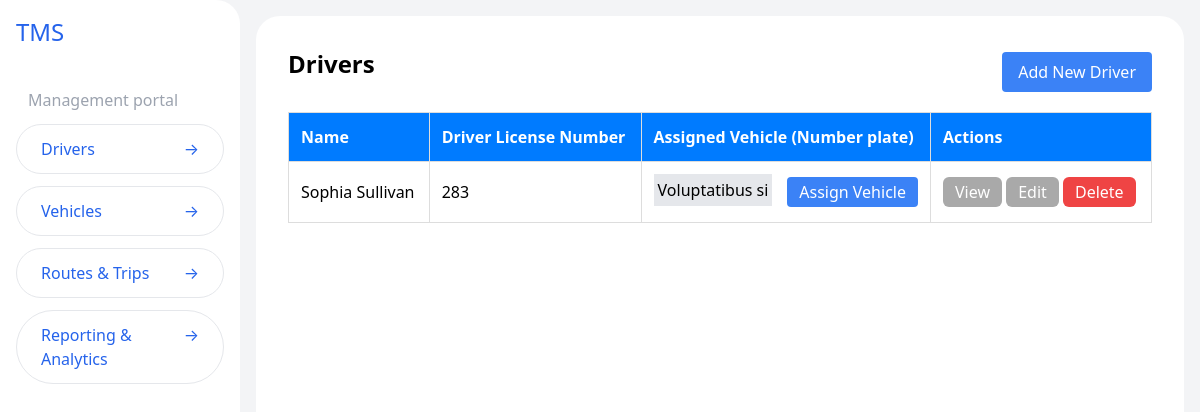
The page /drivers/ on the database as committed earlier.
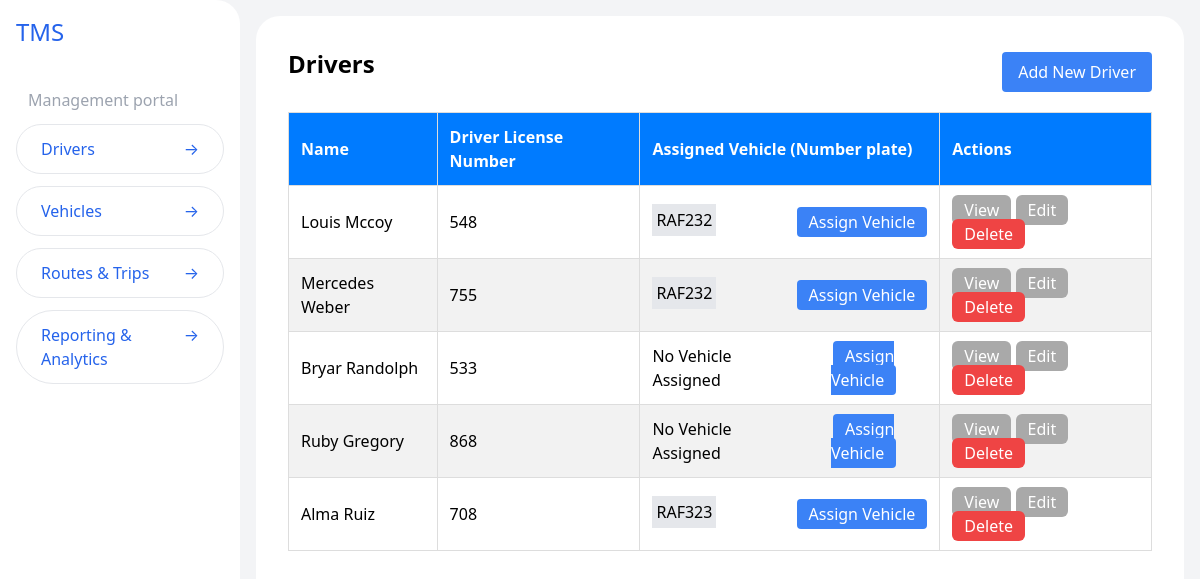
The same page on the database as committed later.
### drivers/models.py (models this page shows, shortened)
class Driver(models.Model):
  name = models.CharField(max_length=100)
  license_number = models.CharField(max_length=50, unique=True)
  vehicle = models.ForeignKey(Vehicle, on_delete=models.SET_NULL, null=True, blank=True)

### vehicles/models.py (models this page shows, shortened)
class Vehicle(models.Model):
    NUMBER_PLATE_MAX_LENGTH = 15
    MODEL_MAX_LENGTH = 50
    CATEGORY_CHOICES = [
        ('taxi', 'Taxi'),
        ('cab', 'Cab'),
        ('bus', 'Bus'),
        ('coaster', 'Coaster (Minibus)'),
        ('coach', 'Coach'),
        ('bike', 'Bike'),
        ('van', 'Van'),
    ]
    license_plate = models.CharField(max_length=NUMBER_PLATE_MAX_LENGTH, unique=True)
    model = models.CharField(max_length=MODEL_MAX_LENGTH)
    capacity = models.IntegerField()
    category = models.CharField(max_length=50, choices=CATEGORY_CHOICES, default=CATEGORY_CHOICES[0])
    status = models.CharField(max_length=20, choices=[('active', 'Active'), ('inactive', 'Inactive')])
    route = models.ForeignKey(Route, on_delete=models.SET_NULL, null=True, blank=True, related_name='vehicles')

### drivers/views.py (the view)
# urls.py: path('', drivers_list, name='driver-list'),
def drivers_list(request):
    drivers = Driver.objects.all()
    return render(request, 'drivers-list.html', {'drivers': drivers})

### drivers/templates/drivers-list.html (shortened to what this page needs)
{% extends "layout.html" %}
{% block content %}
<div class="container mx-auto p-4">
  <div class="flex items-center justify-between">
    <h1 class="text-2xl font-bold mb-4">Drivers</h1>
    <a href="{% url 'create-driver' %}" class="bg-blue-500 text-white px-4 py-2 rounded">Add New Driver</a>
  </div>
  <table class="min-w-full bg-white mt-4">
    <thead>
      <tr>
        <th>Name</th>
        <th>Driver License Number</th>
        <th>Assigned Vehicle (Number plate)</th>
        <th>Actions</th>
      </tr>
    </thead>
    <tbody>
      {% if drivers %} {% for driver in drivers %}
      <tr>
        <td>{{ driver.name }}</td>
        <td>{{ driver.license_number }}</td>
        <td>
          <div class="flex  justify-between">
            {% if driver.vehicle %}
            <a href="{% url 'view-vehicle' driver.vehicle.id %}" class="bg-gray-200 p-1 mb-1"> {{ driver.vehicle.license_plate }} </a>
            {% else %} No Vehicle Assigned {% endif %}
            <button>
              <a href="{% url 'assign-vehicle-to-driver' driver.id %}" class="bg-blue-500 text-white py-1 px-3 rounded">Assign Vehicle</a>
            </button>
          </div>
        </td>
        <td>
          <a href="{% url 'view-driver' driver.id %}" class="btn view-btn">View</a>
          <a href="{% url 'update-driver' driver.id %}" class="btn edit-btn">Edit</a>
          <a href="{% url 'delete-driver' driver.id %}" class="btn delete-btn">Delete</a>
        </td>
      </tr>
      {% empty %}
      <tr>
        <td colspan="4">No drivers registered yet!</td>
      </tr>
      {% endfor %} {% else %}
      <tr>
        <td colspan="4">No drivers registered yet!</td>
      </tr>
      {% endif %}
    </tbody>
  </table>
</div>
{% endblock %}

Rows that differ between the two databases and show on the page:
removed Driver: name "Sophia Sullivan", license_number "283", vehicle.license_plate "Voluptatibus si"
added Driver: name "Louis Mccoy", license_number "548", vehicle.license_plate "RAF232"
added Driver: name "Mercedes Weber", license_number "755", vehicle.license_plate "RAF232"
added Driver: name "Bryar Randolph", license_number "533", shows "No Vehicle Assigned"
added Driver: name "Ruby Gregory", license_number "868", shows "No Vehicle Assigned"
added Driver: name "Alma Ruiz", license_number "708", vehicle.license_plate "RAF323"
